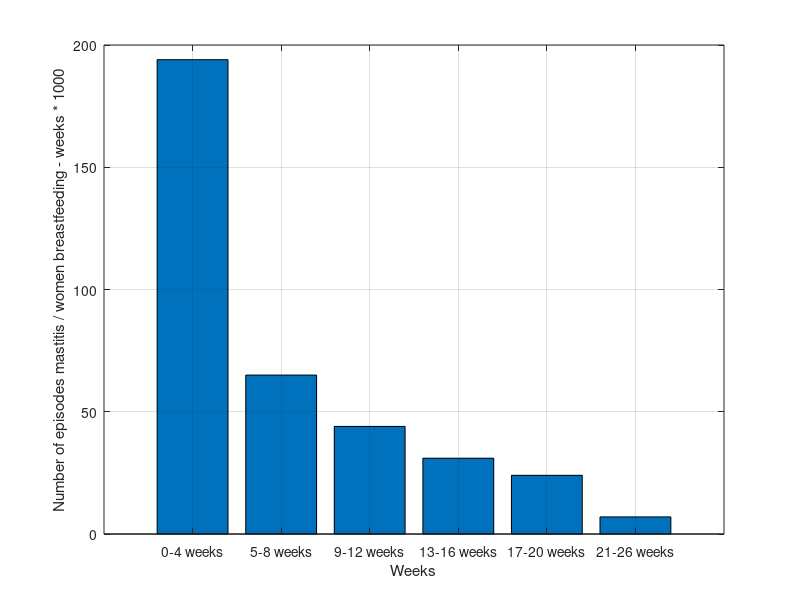

Source code (MATLAB):
% Sample data
weeks = {'0-4 weeks', '5-8 weeks', '9-12 weeks', '13-16 weeks', '17-20 weeks', '21-26 weeks'};
n_values = [194, 65, 44, 31, 24, 7];

% Create bar chart
figure;
bar(n_values);

% Customize the chart
xlabel('Weeks');
ylabel( 'Number of episodes mastitis / women breastfeeding - weeks * 1000');
set(gca, 'XTickLabel', weeks);

% Add grid
grid on;

